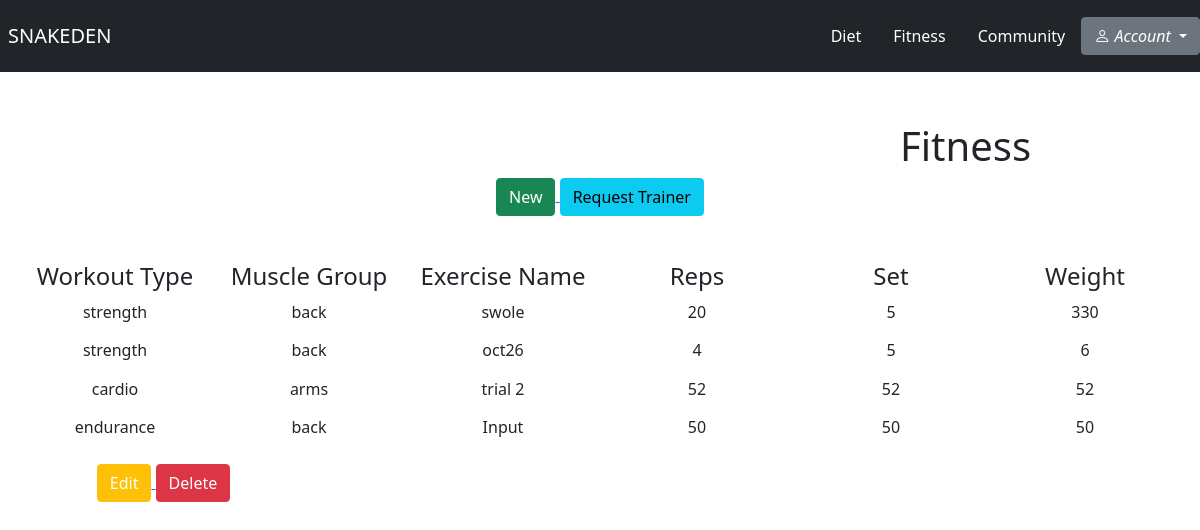
Before: /fitness/ with the older database file.
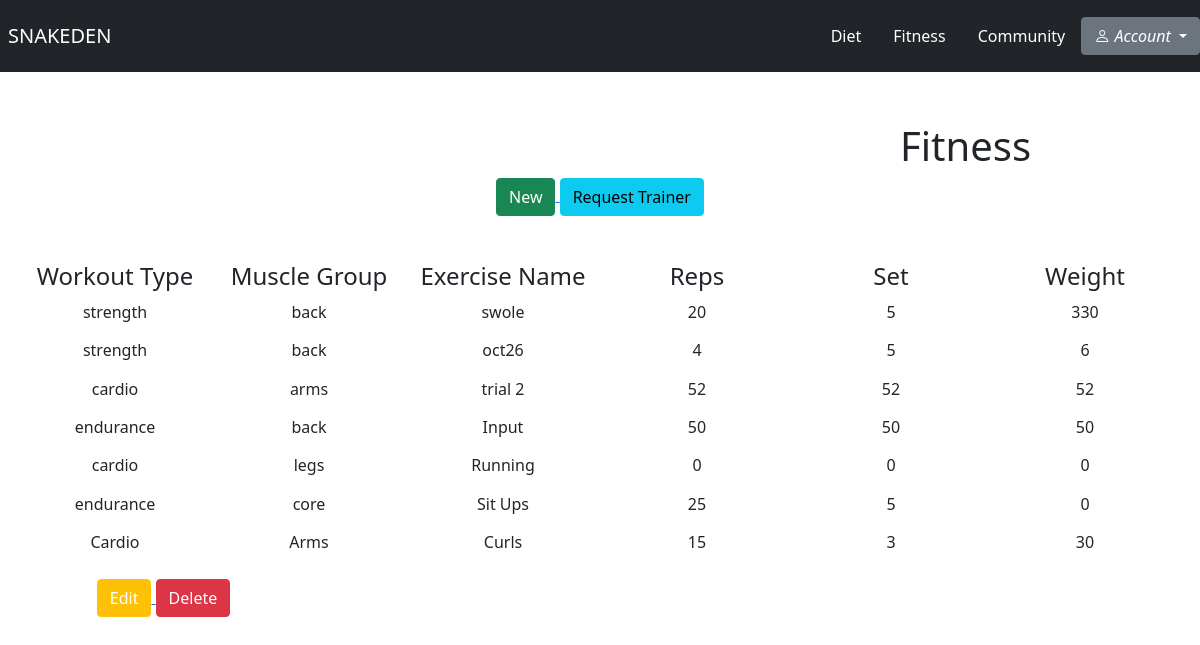
After: the same page with the newer database file.
### fitness/models.py (models this page shows)
class Workout(models.Model):
    WORKOUT_TYPE = [
        ('cardio', 'Cardio'),
        ('strength', 'Strength'),
        ('endurance', 'Endurance'),
    ]
    MUSCLE_GROUP = [
        ('arms', 'Arms'),
        ('shoulders', 'Shoulders'),
        ('back', 'Back'),
        ('core', 'Core'),
        ('legs', 'Legs'),
    ]
    workout_type = models.CharField(max_length=50, choices=WORKOUT_TYPE)
    muscle_group = models.CharField(max_length=50, choices=MUSCLE_GROUP)
    exercise_name = models.CharField(max_length=50)
    reps = models.IntegerField()
    sets = models.IntegerField()
    weight = models.IntegerField()
    user = models.ForeignKey(User, on_delete=models.CASCADE)

### fitness/views.py (the view)
# urls.py: path('', views.fitness_home, name="fitness_home"),
def fitness_home(request):
    obj = Workout.objects.all()
    return render(request, 'fitness/fitness_home.html', {'objs': obj})

### fitness/templates/fitness/fitness_home.html (shortened to what this page needs)
{% extends 'base.html' %}
{% block body %}
    <h1 style="margin-left: 900PX; margin-top: 50px">Fitness</h1>
    <div class="container p-0">
        <div class="row pb-3">
            <div class="col-md-12 text-center h6">
                <a href="{% url 'workout_form' %}">
                    <button class="btn btn-success" type="submit">New</button>
                </a>
                <a href="{% url 'request_trainer' %}">
                    <button class="btn btn-info" type="submit">Request Trainer</button>
                </a>
                <h6 class="btn btn-light" style="margin-left: 1025px; background-color: white; border-color: white"></h6>
            </div>
        </div>
        <div class="row pb-1">
            <div class="col-md-2 text-center h4">
                Workout Type
            </div>
            <div class="col-md-2 text-center h4">
                Muscle Group
            </div>
            <div class="col-md-2 text-center h4">
                Exercise Name
            </div>
            <div class="col-md-2 text-center h4">
                Reps
            </div>
            <div class="col-md-2 text-center h4">
                Set
            </div>
            <div class="col-md-2 text-center h4">
                Weight
            </div>
        </div>
        <div class="row pb-1">
            <div class="col-md-2 text-center h6">
                {% for item in objs %}
                <tr>
                    <td>{{ item.workout_type }}</td>
                </tr>
                {% endfor %}
            </div>
            <div class="col-md-2 text-center h6">
                {% for item in objs %}
                <tr>
                    <td>{{ item.muscle_group }}</td>
                </tr>
                {% endfor %}
            </div>
            <div class="col-md-2 text-center h6">
                {% for item in objs %}
                <tr>
                    <td>{{ item.exercise_name }}</td>
                </tr>
                {% endfor %}
            </div>
            <div class="col-md-2 text-center h6">
                {% for item in objs %}
                <tr>
                    <td>{{ item.reps }}</td>
                </tr>
                {% endfor %}
            </div>
            <div class="col-md-2 text-center h6">
                {% for item in objs %}
                <tr>
                    <td>{{ item.sets }}</td>
                </tr>
                {% endfor %}
            </div>
            <div class="col-md-2 text-center h6">
                {% for item in objs %}
                <tr>
                    <td>{{ item.weight }}</td>
                </tr>
                {% endfor %}
            </div>
            <div class="col-md-3 text-center h6">
                <a href="{% url 'edit_workout'%}">
                    <button class="btn btn-warning" type="submit" style="color: white">Edit</button>
                </a>
                <a href="{% url 'delete_workout' %}">
                   <button class="btn btn-danger" type="submit">Delete</button>
                </a>
            </div>
        </div>
    </div>
{% endblock %}

### templates/base.html (shortened to what this page needs)
{% load static %}
<!doctype html>
<html lang="en">
<head>
    <link rel="stylesheet" href="{% static 'style.css' %}">
    <link rel="stylesheet" href="https://cdn.jsdelivr.net/npm/bootstrap-icons@1.9.1/font/bootstrap-icons.css">
    <link href="https://cdn.jsdelivr.net/npm/bootstrap@5.1.3/dist/css/bootstrap.min.css" rel="stylesheet">
</head>
<body>
    <nav class="navbar navbar-dark bg-dark">
        <a href="{% url 'index'%} " class="navbar-brand px-2">SNAKEDEN</a>
        <div class="navbar">
            <a href="{% url 'diet_home' %}" class="nav-item nav-link">Diet</a>
            <a href="{% url 'fitness_home' %}" class="nav-item nav-link">Fitness</a>
            <a href="{% url 'community_home' %}" class="nav-item nav-link">Community</a>
            <div class="dropdown">
                <button class="btn btn-secondary dropdown-toggle" type="button" id="dropdownMenuButton" data-bs-toggle='dropdown' aria-haspopup="true" aria-expanded="false">
                    <i class="bi bi-person" style="color: white;"> Account </i>
                </button>
            </div>
        </div>
    </nav>
    {% block body %}
    {% endblock %}
</body>
</html>

### static/style.css (style rules this page uses)
.nav-link, .navbar-brand { color: white !important; }

Changed rows visible on the page:
added Workout: workout_type "cardio", muscle_group "legs", exercise_name "Running", reps "0", sets "0", weight "0"
added Workout: workout_type "endurance", muscle_group "core", exercise_name "Sit Ups", reps "25", sets "5", weight "0"
added Workout: workout_type "Cardio", muscle_group "Arms", exercise_name "Curls", reps "15", sets "3", weight "30"
